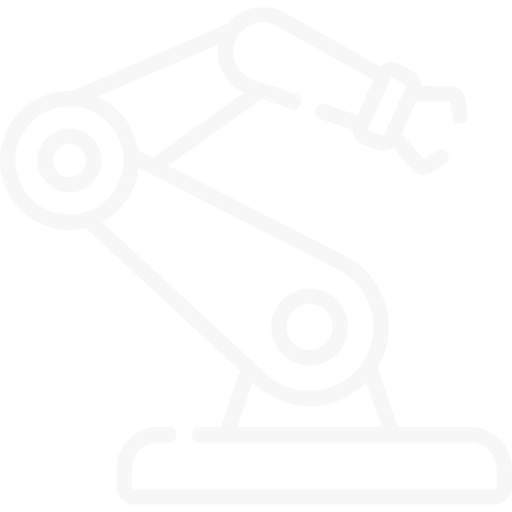
#> input picture dashboard/src/assets/robot-arm.webp, 512 x 512 px, given in place of robot-arm.webp_start.png, which was not available
$ python sheets.py ../../../../../dashboard/src/assets/robot-arm.webp
#> lines starting #> are read from the running program, lines starting #| are printed output that depends on the picture
# V1 verifier: contact sheets (start | lift) with a pixel grid, for labelling the grasped brick
import os, sys
from PIL import Image, ImageDraw

OUT = "/home/intel/intel-junction-2026/work/P2-R8-PICK/V1"


def grid(im):
    im = im.convert("RGB")
    d = ImageDraw.Draw(im)
    W, H = im.size
    for x in range(0, W, 80):
        d.line([(x, 0), (x, H)], fill=(255, 255, 0), width=1)
        d.text((x + 2, 2), str(x), fill=(255, 255, 0))
    for y in range(0, H, 80):
        d.line([(0, y), (W, y)], fill=(0, 255, 255), width=1)
        d.text((2, y + 2), str(y), fill=(0, 255, 255))
    return im


os.makedirs(OUT + "/sheets", exist_ok=True)
for name in sys.argv[1:]:
    a = Image.open("%s/frames/%s_start.png" % (OUT, name))
#> a is the input picture: PIL image 512x512 RGBA; mean R, G, B, A 247, 247, 247, 48.7
    b = Image.open("%s/frames/%s_lift.png" % (OUT, name))
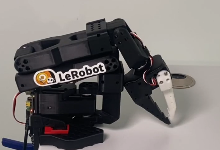
#> input picture dashboard/src/assets/robot-picture.webp, 220 x 150 px, given in place of robot-arm.webp_lift.png, which was not available
#> b is the input picture: PIL image 220x150 RGB; mean R, G, B 122, 117.5, 115.8
    W, H = a.size
#> W = 512; H = 512
    sheet = Image.new("RGB", (W * 2 + 10, H), (0, 0, 0))
#> sheet: PIL image 1034x512 RGB; every value is 0
    sheet.paste(grid(a), (0, 0))
#> in grid, `im = im.convert("RGB")`: im: PIL image 512x512 RGB; every value is 247
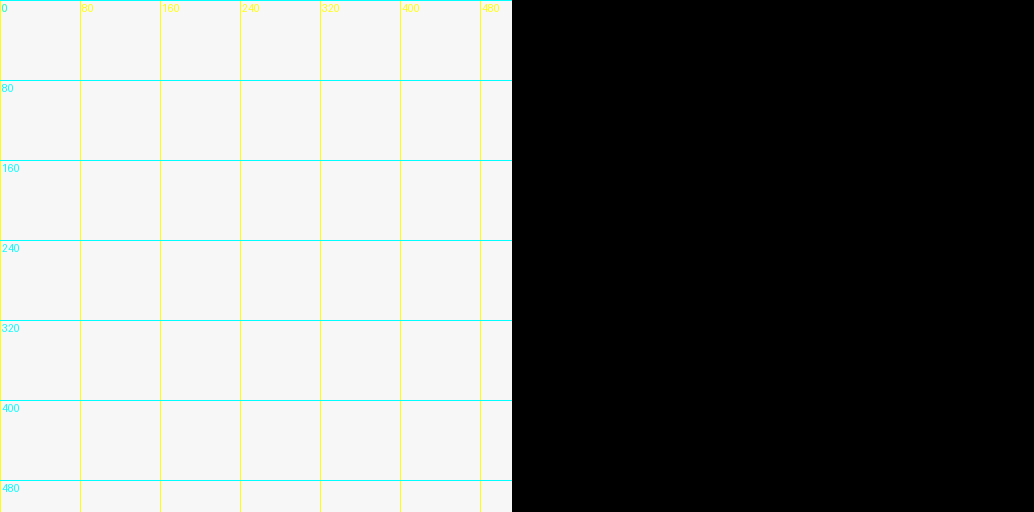
#> sheet: PIL image 1034x512 RGB; mean R, G, B 120.6, 122.4, 120.6
    sheet.paste(grid(b), (W + 10, 0))
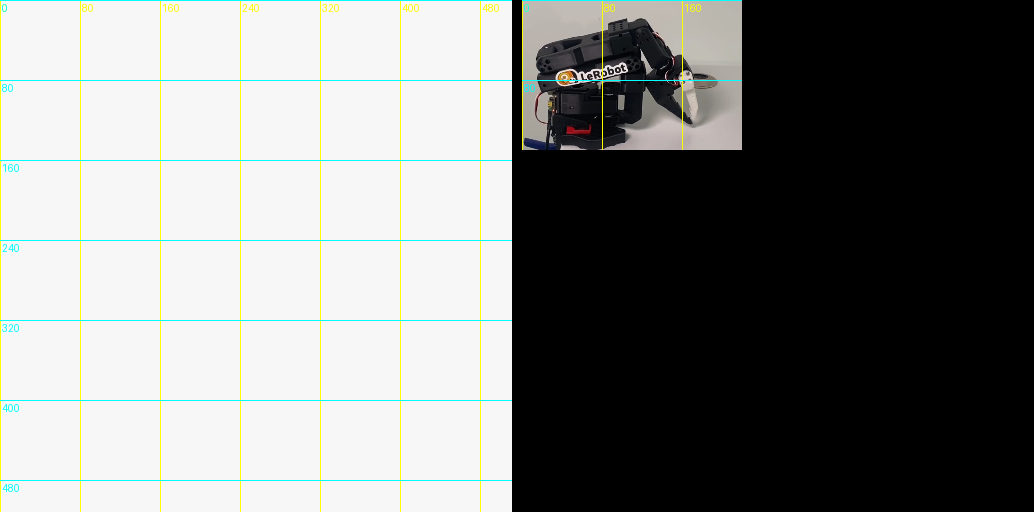
#> sheet: PIL image 1034x512 RGB; mean R, G, B 128.1, 130, 127.8
    sheet.save("%s/sheets/%s_start_vs_lift.png" % (OUT, name))
    print(name, a.size, b.size)
#| ../../../../../dashboard/src/assets/robot-arm.webp (512, 512) (220, 150)
